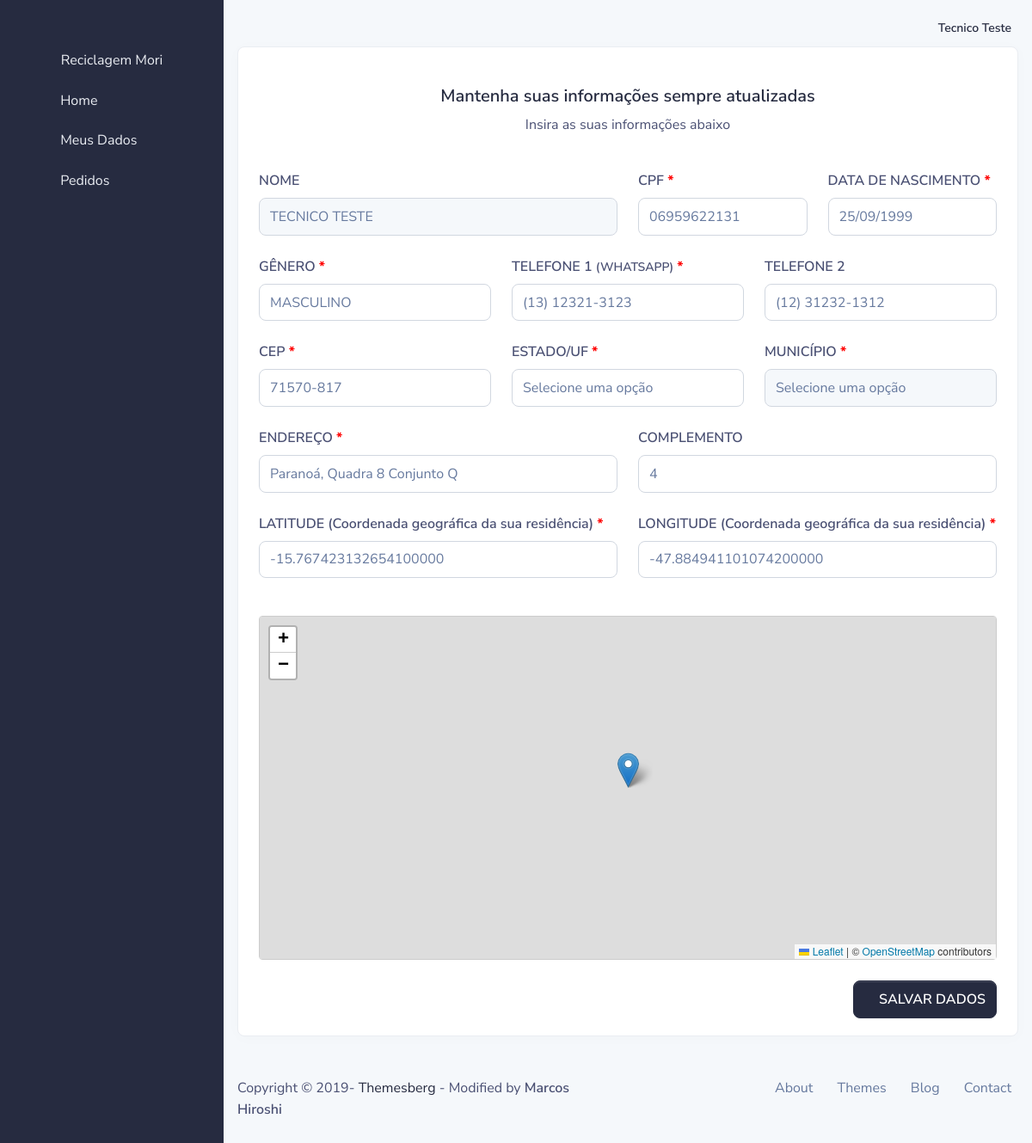
The app's page /catador/dados/att/ (signed in) with its own data.
### usuario/models.py (models this page shows, shortened)
class User(AbstractBaseUser, PermissionsMixin):
    email = models.EmailField(verbose_name='Email de usuário', unique=True)
    first_name = models.CharField(max_length=300, blank=True, verbose_name='Nome')
    last_name = models.CharField(max_length=300, blank=True, verbose_name='Sobrenome')
    date_joined = models.DateTimeField(_('date joined'), auto_now_add=True)
    is_active = models.BooleanField(_('active'), default=False)
    is_staff = models.BooleanField(_('staff'), default=False)
    profile_active = models.ForeignKey(Group, models.DO_NOTHING, related_name='profile_active', blank=True, null=True)
    objects = UserManager()
    USERNAME_FIELD = 'email'
    REQUIRED_FIELDS = ['first_name', 'last_name']
    class Meta:
        verbose_name = _('user')
        verbose_name_plural = _('users')
    def get_full_name(self):
        return ('%s %s' % (self.first_name, self.last_name)).strip()
    def __str__(self):
        return self.get_full_name().title()

### catador/models.py (models this page shows, shortened)
class Catador(models.Model):
    date_create = models.DateTimeField(auto_now_add=True)
    data_updated = models.DateTimeField(auto_now=True)
    user = models.OneToOneField(User, models.DO_NOTHING, related_name='catador_usuario')
    cpf = models.CharField(max_length=14, verbose_name='CPF')
    data_nascimento = models.DateField(verbose_name='Data de nascimento')
    genero = models.ForeignKey(Genero, models.DO_NOTHING, verbose_name='Gênero')
    telefone_1 = models.CharField(max_length=18, verbose_name='Telefone 1', help_text='(WHATSAPP)')
    telefone_2 = models.CharField(max_length=18, verbose_name='Telefone 2', null=True, blank=True)
    cep = models.CharField(max_length=9, verbose_name='CEP')
    logradouro = models.CharField(max_length=255, verbose_name='Endereço')
    complemento = models.CharField(max_length=255, verbose_name='Complemento', null=True, blank=True)
    municipio = models.ForeignKey(Municipio, models.DO_NOTHING, verbose_name='Município')
    longitude = models.DecimalField(max_length=255, max_digits=20, decimal_places=18, verbose_name='longitude', help_text='Coordenada geográfica da sua residência')
    latitude = models.DecimalField(max_length=255, max_digits=20, decimal_places=18, verbose_name='latitude', help_text='Coordenada geográfica da sua residência')

### catador/views.py (the view)
# urls.py: path('dados/att/', CatadorDadosAttView.as_view(), name='catador_dados_att'),
class CatadorDadosAttView(PermissionRequiredMixin, UserPassesTestMixin, UpdateView):
    model = Catador
    template_name = '03_catador/dados.html'
    form_class = CatadorDadosForm
    permission_required = 'catador.view_catador'
    success_url = reverse_lazy('catador_home')
    def get_object(self, queryset=None):
        return self.request.user.catador_usuario
    def test_func(self):
        return True if self.request.user.is_authenticated and self.request.user.profile_active.name == 'CATADOR' else False

### core/models/genero.py (called while the page is built)
    def __str__(self):
        return self.nome.upper()

### core/models/localidade.py (called while the page is built)
    def __str__(self):
        return self.nome

### www/templates/03_catador/dados.html (shortened to what this page needs)
{% extends '03_catador/base.html' %}
{% load static %}
{% block extra_css %}
    <link rel="stylesheet" href="https://unpkg.com/leaflet@1.7.1/dist/leaflet.css" />
{% endblock extra_css %}
{% block main %}
    <div class="row">
        <div class="col-md-12">
            <div class="card border-light shadow-sm">
                <div class="card-body">
                    <div class="row mt-4">
                        <div class="col-12 text-center">
                            {% if user.catador_usuario %}
                                <h5>Mantenha suas informações sempre atualizadas</h5>
                                <p>Insira as suas informações abaixo</p>
                            {% else %}
                                <h5>Faça o seu cadastro para participar do projeto</h5>
                                <p>Insira as suas informações abaixo</p>
                            {% endif %}
                        </div>
                    </div>
                    <form method="POST">
                        <div class="row mt-4">
                            <div class="col-md-6">
                                <label>NOME</label>
                                <input class="form-control" type="text" value="{{ user.get_full_name|upper }}" disabled>
                            </div>
                            <div class="col-md-3">
                                <label for="{{ form.cpf.id_for_label }}">{{ form.cpf.label|upper }} <b style="color: red">*</b></label>
                                {{ form.cpf }}
                            </div>
                            <div class="col-md-3">
                                <label for="{{ form.dt_nascimento.id_for_label }}">{{ form.data_nascimento.label|upper }} <b style="color: red">*</b></label>
                                {{ form.data_nascimento }}
                            </div>
                        </div>
                        <div class="row mt-4">
                            <div class="col-md-4">
                                <label for="{{ form.genero.id_for_label }}">{{ form.genero.label|upper }} <b style="color: red">*</b></label>
                                {{ form.genero }}
                            </div>
                            <div class="col-md-4">
                                <label for="{{ form.telefone_1.id_for_label }}">{{ form.telefone_1.label|upper }}
                                    <small>{{ form.telefone_1.help_text }}</small>
                                    <b style="color: red">*</b>
                                </label>
                                {{ form.telefone_1 }}
                            </div>
                            <div class="col-md-4">
                                <label for="{{ form.telefone_2.id_for_label }}">{{ form.telefone_2.label|upper }}</label>
                                {{ form.telefone_2 }}
                            </div>
                        </div>
                        <div class="row mt-4">
                            <div class="col-md-4">
                                <label for="{{ form.cep.id_for_label }}">{{ form.cep.label|upper }} <b style="color: red">*</b></label>
                                {{ form.cep }}
                            </div>
                            <div class="col-md-4" id="js-ajax-municipio" data-municipio-url="{% url 'ajax_municipios_data_todos' %}">
                                <label for="{{ form.estado.id_for_label }}">ESTADO/UF <b style="color: red">*</b></label>
                                {{ form.estado }}
                            </div>
                            <div class="col-md-4">
                                <label for="{{ form.municipio.id_for_label }}">{{ form.municipio.label|upper }} <b style="color: red">*</b></label>
                                <div>
                                    <select class="form-control" id="id_municipio" name="municipio" required>
                                        <option>Selecione uma opção</option>
                                    </select>
                                </div>
                            </div>
                        </div>
                        <div class="row mt-4">
                            <div class="col-md-6">
                                <label for="{{ form.logradouro.id_for_label }}">{{ form.logradouro.label|upper }} <b style="color: red">*</b></label>
                                {{ form.logradouro }}
                            </div>
                            <div class="col-md-6">
                                <label for="{{ form.complemento.id_for_label }}">{{ form.complemento.label|upper }}</label>
                                {{ form.complemento }}
                            </div>
                        </div>
                        <div class="row mt-4">
                            <div class="col-md-6">
                                <label for="{{ form.latitude.id_for_label }}">{{ form.latitude.label|upper }} ({{ form.latitude.help_text }}) <b style="color: red">*</b></label>
                                {{ form.latitude }}
                            </div>
                            <div class="col-md-6">
                                <label for="{{ form.longitude.id_for_label }}">{{ form.longitude.label|upper }} ({{ form.longitude.help_text }}) <b style="color: red">*</b></label>
                                {{ form.longitude }}
                            </div>
                        </div>
                        <div class="row mt-4">
                            <div class="col-12">
                                <div id="map-container">
                                    <div id="map"></div>
                                </div>
                            </div>
                        </div>
                        <div class="row mt-4">
                            <div class="col-12">
                                <button class="btn btn-primary float-right">
                                    <i class="fa fa-save"></i> SALVAR DADOS
                                </button>
                            </div>
                        </div>
                    </form>
                </div>
            </div>
        </div>
    </div>
{% endblock main %}

### www/templates/03_catador/partials/navbar_main.html (shortened to what this page needs)
{% load static %}
<nav class="navbar navbar-top navbar-expand navbar-dashboard navbar-dark pl-0 pr-2 pb-0">
    <div class="container-fluid px-0">
        <div class="d-flex justify-content-between w-100" id="navbarSupportedContent">
            <ul class="navbar-nav align-items-center">
                <li class="nav-item dropdown">
                    <a class="nav-link pt-1 px-0" href="#" role="button" data-toggle="dropdown" aria-haspopup="true"
                       aria-expanded="false">
                        <div class="media d-flex align-items-center">
                            <i class="fa fa-user" style="font-size: 18px; color: #0a0b10"></i>
                            <div class="media-body ml-2 text-dark align-items-center d-lg-block">
                                <span class="mb-0 font-small font-weight-bold">{{ user|title }}</span>
                            </div>
                        </div>
                    </a>
                </li>
            </ul>
        </div>
    </div>
</nav>

### www/templates/03_catador/dados.html (style rules this page uses)
#map-container { height: 400px; border: 1px solid #ccc; border-radius: 4px; margin-top: 20px; }
#map { width: 100%; height: 100%; }

### records on screen
User: first_name+last_name "Tecnico Teste", get_full_name "TECNICO TESTE"
Catador: cpf "06959622131", data_nascimento "25/09/1999", genero "MASCULINO", telefone_1 "(13) 12321-3123", telefone_2 "(12) 31232-1312", cep "71570-817", logradouro "Paranoá, Quadra 8 Conjunto Q", complemento "4", latitude "-15.767423132654100000", longitude "-47.884941101074200000"
